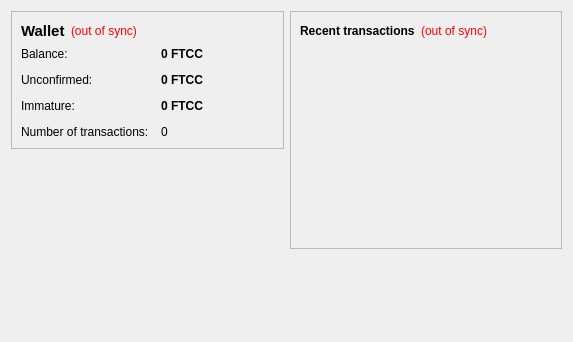
<?xml version="1.0" encoding="UTF-8"?>
<ui version="4.0">
 <class>OverviewPage</class>
 <widget class="QWidget" name="OverviewPage">
  <property name="geometry">
   <rect>
    <x>0</x>
    <y>0</y>
    <width>573</width>
    <height>342</height>
   </rect>
  </property>
  <property name="windowTitle">
   <string>Form</string>
  </property>
  <layout class="QHBoxLayout" name="horizontalLayout" stretch="1,1">
   <item>
    <layout class="QVBoxLayout" name="verticalLayout_2">
     <item>
      <widget class="QFrame" name="frame">
       <property name="frameShape">
        <enum>QFrame::StyledPanel</enum>
       </property>
       <property name="frameShadow">
        <enum>QFrame::Raised</enum>
       </property>
       <layout class="QVBoxLayout" name="verticalLayout_4">
        <item>
         <layout class="QHBoxLayout" name="horizontalLayout_4">
          <item>
           <widget class="QLabel" name="label_5">
            <property name="font">
             <font>
              <pointsize>11</pointsize>
              <weight>75</weight>
              <bold>true</bold>
             </font>
            </property>
            <property name="text">
             <string>Wallet</string>
            </property>
           </widget>
          </item>
          <item>
           <widget class="QLabel" name="labelWalletStatus">
            <property name="toolTip">
             <string>The displayed information may be out of date. Your wallet automatically synchronizes with the FeatherCoinClassic network after a connection is established, but this process has not completed yet.</string>
            </property>
            <property name="styleSheet">
             <string notr="true">QLabel { color: red; }</string>
            </property>
            <property name="text">
             <string notr="true">(out of sync)</string>
            </property>
            <property name="alignment">
             <set>Qt::AlignLeading|Qt::AlignLeft|Qt::AlignVCenter</set>
            </property>
           </widget>
          </item>
          <item>
           <spacer name="horizontalSpacer_2">
            <property name="orientation">
             <enum>Qt::Horizontal</enum>
            </property>
            <property name="sizeHint" stdset="0">
             <size>
              <width>40</width>
              <height>20</height>
             </size>
            </property>
           </spacer>
          </item>
         </layout>
        </item>
        <item>
         <layout class="QFormLayout" name="formLayout_2">
          <property name="fieldGrowthPolicy">
           <enum>QFormLayout::AllNonFixedFieldsGrow</enum>
          </property>
          <property name="horizontalSpacing">
           <number>12</number>
          </property>
          <property name="verticalSpacing">
           <number>12</number>
          </property>
          <item row="0" column="0">
           <widget class="QLabel" name="label">
            <property name="text">
             <string>Balance:</string>
            </property>
           </widget>
          </item>
          <item row="0" column="1">
           <widget class="QLabel" name="labelBalance">
            <property name="font">
             <font>
              <weight>75</weight>
              <bold>true</bold>
             </font>
            </property>
            <property name="cursor">
             <cursorShape>IBeamCursor</cursorShape>
            </property>
            <property name="toolTip">
             <string>Your current balance</string>
            </property>
            <property name="text">
             <string notr="true">0 FTCC</string>
            </property>
            <property name="textInteractionFlags">
             <set>Qt::LinksAccessibleByMouse|Qt::TextSelectableByKeyboard|Qt::TextSelectableByMouse</set>
            </property>
           </widget>
          </item>
          <item row="1" column="0">
           <widget class="QLabel" name="label_3">
            <property name="text">
             <string>Unconfirmed:</string>
            </property>
           </widget>
          </item>
          <item row="1" column="1">
           <widget class="QLabel" name="labelUnconfirmed">
            <property name="font">
             <font>
              <weight>75</weight>
              <bold>true</bold>
             </font>
            </property>
            <property name="cursor">
             <cursorShape>IBeamCursor</cursorShape>
            </property>
            <property name="toolTip">
             <string>Total of transactions that have yet to be confirmed, and do not yet count toward the current balance</string>
            </property>
            <property name="text">
             <string notr="true">0 FTCC</string>
            </property>
            <property name="textInteractionFlags">
             <set>Qt::LinksAccessibleByMouse|Qt::TextSelectableByKeyboard|Qt::TextSelectableByMouse</set>
            </property>
           </widget>
          </item>
          <item row="3" column="0">
           <widget class="QLabel" name="label_2">
            <property name="text">
             <string>Number of transactions:</string>
            </property>
           </widget>
          </item>
          <item row="3" column="1">
           <widget class="QLabel" name="labelNumTransactions">
            <property name="toolTip">
             <string>Total number of transactions in wallet</string>
            </property>
            <property name="text">
             <string notr="true">0</string>
            </property>
           </widget>
          </item>
          <item row="2" column="0">
           <widget class="QLabel" name="labelImmatureText">
            <property name="text">
             <string>Immature:</string>
            </property>
           </widget>
          </item>
          <item row="2" column="1">
           <widget class="QLabel" name="labelImmature">
            <property name="font">
             <font>
              <weight>75</weight>
              <bold>true</bold>
             </font>
            </property>
            <property name="toolTip">
             <string>Mined balance that has not yet matured</string>
            </property>
            <property name="text">
             <string notr="true">0 FTCC</string>
            </property>
            <property name="textInteractionFlags">
             <set>Qt::LinksAccessibleByMouse|Qt::TextSelectableByKeyboard|Qt::TextSelectableByMouse</set>
            </property>
           </widget>
          </item>
         </layout>
        </item>
       </layout>
      </widget>
     </item>
     <item>
      <spacer name="verticalSpacer">
       <property name="orientation">
        <enum>Qt::Vertical</enum>
       </property>
       <property name="sizeHint" stdset="0">
        <size>
         <width>20</width>
         <height>40</height>
        </size>
       </property>
      </spacer>
     </item>
     <item>
      <widget class="QLabel" name="label_6">
       <property name="text">
        <string/>
       </property>
       <property name="pixmap">
        <pixmap resource="../bitcoin.qrc">:/images/backg</pixmap>
       </property>
       <property name="scaledContents">
        <bool>false</bool>
       </property>
       <property name="alignment">
        <set>Qt::AlignCenter</set>
       </property>
       <property name="margin">
        <number>-2</number>
       </property>
      </widget>
     </item>
    </layout>
   </item>
   <item>
    <layout class="QVBoxLayout" name="verticalLayout_3">
     <item>
      <widget class="QFrame" name="frame_2">
       <property name="frameShape">
        <enum>QFrame::StyledPanel</enum>
       </property>
       <property name="frameShadow">
        <enum>QFrame::Raised</enum>
       </property>
       <layout class="QVBoxLayout" name="verticalLayout">
        <item>
         <layout class="QHBoxLayout" name="horizontalLayout_2">
          <item>
           <widget class="QLabel" name="label_4">
            <property name="text">
             <string>&lt;b&gt;Recent transactions&lt;/b&gt;</string>
            </property>
           </widget>
          </item>
          <item>
           <widget class="QLabel" name="labelTransactionsStatus">
            <property name="toolTip">
             <string>The displayed information may be out of date. Your wallet automatically synchronizes with the FeatherCoinClassic network after a connection is established, but this process has not completed yet.</string>
            </property>
            <property name="styleSheet">
             <string notr="true">QLabel { color: red; }</string>
            </property>
            <property name="text">
             <string notr="true">(out of sync)</string>
            </property>
            <property name="alignment">
             <set>Qt::AlignRight|Qt::AlignTrailing|Qt::AlignVCenter</set>
            </property>
           </widget>
          </item>
          <item>
           <spacer name="horizontalSpacer">
            <property name="orientation">
             <enum>Qt::Horizontal</enum>
            </property>
            <property name="sizeHint" stdset="0">
             <size>
              <width>40</width>
              <height>20</height>
             </size>
            </property>
           </spacer>
          </item>
         </layout>
        </item>
        <item>
         <widget class="QListView" name="listTransactions">
          <property name="styleSheet">
           <string notr="true">QListView { background: transparent; }</string>
          </property>
          <property name="frameShape">
           <enum>QFrame::NoFrame</enum>
          </property>
          <property name="verticalScrollBarPolicy">
           <enum>Qt::ScrollBarAlwaysOff</enum>
          </property>
          <property name="horizontalScrollBarPolicy">
           <enum>Qt::ScrollBarAlwaysOff</enum>
          </property>
          <property name="selectionMode">
           <enum>QAbstractItemView::NoSelection</enum>
          </property>
         </widget>
        </item>
       </layout>
      </widget>
     </item>
     <item>
      <spacer name="verticalSpacer_2">
       <property name="orientation">
        <enum>Qt::Vertical</enum>
       </property>
       <property name="sizeHint" stdset="0">
        <size>
         <width>20</width>
         <height>40</height>
        </size>
       </property>
      </spacer>
     </item>
    </layout>
   </item>
  </layout>
 </widget>
 <resources/>
 <connections/>
</ui>
